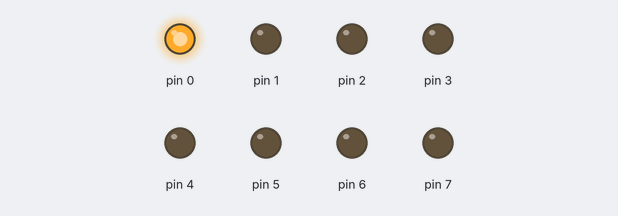
Bench run of a sketch on a simulated Arduino Uno, built with avr-gcc and run on an emulated ATmega328P. On the bench: output pins drawn as LEDs (lit = HIGH).

Above: at 0.5 s.
At 1.4 s:
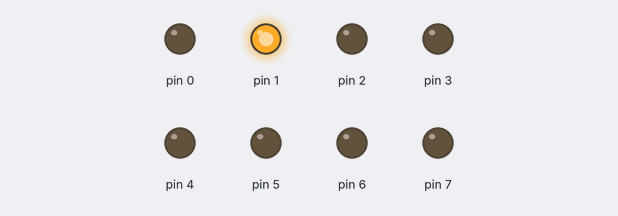
At 2.2 s:
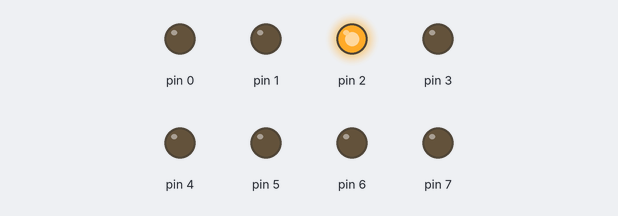
At 3.8 s:
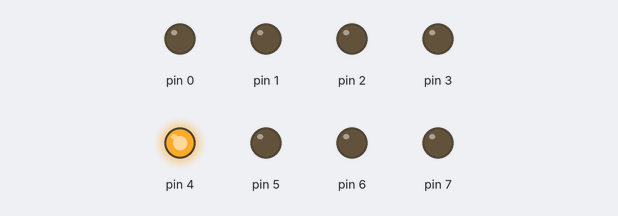
At 5.4 s:
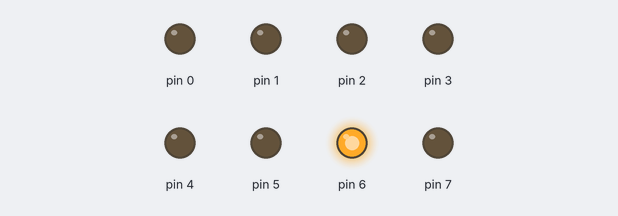
At 7.4 s:
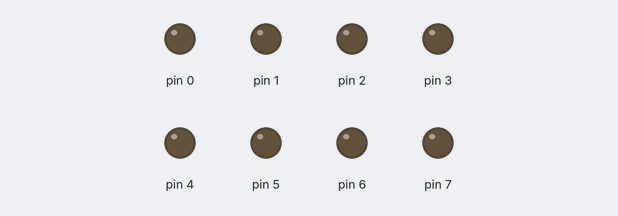
Timing chart, 0 to 10.7 s (numbered marks = the images above):
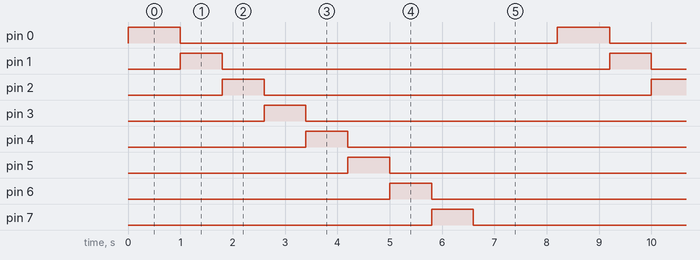

The sketch:

Lab1.1.ino
```cpp
void setup()
{
  DDRD = 0b11111111;
}

void loop()
{
  int i =0;
  PORTD = 0b00000001;
  delay(1000);
  for(i=0;i<9;i++)
  {
      PORTD = PORTD << 1;
      delay(800);
    }
 }
```

Measured:
- by itself, pin 0: alternates HIGH for 1.0 s and LOW for 7.2 s
- by itself, pin 1–7: alternates HIGH for 0.80 s and LOW for 7.4 s
- by itself, everything shown: repeats every 8.2 s, in 9 steps
